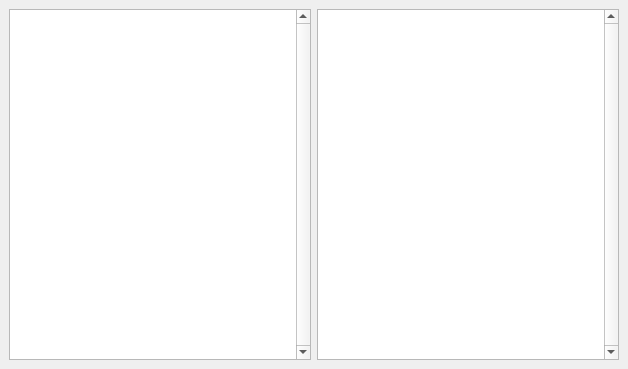
<?xml version="1.0" encoding="UTF-8"?>
<ui version="4.0">
 <class>win_plot</class>
 <widget class="QMainWindow" name="win_plot">
  <property name="geometry">
   <rect>
    <x>0</x>
    <y>0</y>
    <width>628</width>
    <height>369</height>
   </rect>
  </property>
  <property name="windowTitle">
   <string>MainWindow</string>
  </property>
  <widget class="QWidget" name="Menu">
   <property name="enabled">
    <bool>true</bool>
   </property>
   <property name="focusPolicy">
    <enum>Qt::NoFocus</enum>
   </property>
   <layout class="QGridLayout" name="gridLayout">
    <item row="1" column="0">
     <widget class="QTextEdit" name="textEditTx">
      <property name="enabled">
       <bool>true</bool>
      </property>
      <property name="verticalScrollBarPolicy">
       <enum>Qt::ScrollBarAlwaysOn</enum>
      </property>
      <property name="readOnly">
       <bool>true</bool>
      </property>
     </widget>
    </item>
    <item row="1" column="1">
     <widget class="QTextEdit" name="textEditRx">
      <property name="verticalScrollBarPolicy">
       <enum>Qt::ScrollBarAlwaysOn</enum>
      </property>
      <property name="horizontalScrollBarPolicy">
       <enum>Qt::ScrollBarAlwaysOff</enum>
      </property>
      <property name="readOnly">
       <bool>true</bool>
      </property>
     </widget>
    </item>
   </layout>
  </widget>
 </widget>
 <resources/>
 <connections/>
</ui>
